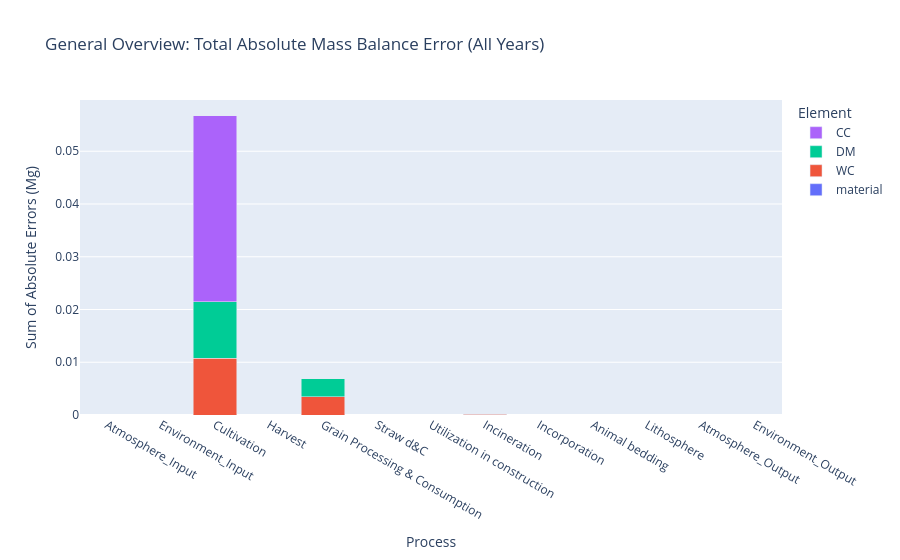

The notebook cell saved with this chart:
### Code cell
# Mass Balance Error Visualization
print("\n⚖️ Creating mass balance error plots...")
try:
    # Display the general overview plot
    print("\n--- General Overview: Total Absolute Errors ---")
    
    # --- DEBUG CELL ---
    print("\n" + "="*30)
    print("🔬 DEBUGGING FLOW F_00_02")
    print("="*30)
    try:
        debug_flow = mfa_system_with_results.FlowDict.get('F_00_02')
        if debug_flow:
            print("Elements:", mfa_system_with_results.Elements)
            print("Flow F_00_02 Values (first 5 years):")
            print(pd.DataFrame(debug_flow.Values[:5, :], columns=mfa_system_with_results.Elements).to_string())
        else:
            print("Flow F_00_02 not found in the system.")
    except Exception as e:
        print(f"Error during debug: {e}")
    print("="*30)
    # --- END DEBUG CELL ---
    
    plotting.plot_total_mass_balance_error(mfa_system_with_results)
    
    # Display the time-specific interactive plot
    print("\n--- Time-Specific View: Interactive Error Check ---")
    plotting.plot_optimized_mass_balance_error(mfa_system_with_results)
    
    print("✅ Mass balance error plots created")
except Exception as e:
    print(f"⚠️ Could not create mass balance error plots: {e}")

### Figure 1 — Plotly figure (JSON) as saved in the notebook; plotly's stock layout.template omitted (floating-point values rounded to 4 significant figures)
{"data": [{"name": "material", "type": "bar", "x": ["Atmosphere_Input", "Environment_Input", "Cultivation", "Harvest", "Grain Processing & Consumption", "Straw d&C", "Utilization in construction", "Incineration", "Incorporation", "Animal bedding", "Lithosphere", "Atmosphere_Output", "Environment_Output"], "y": [0, 0, 0, 0, 5.821e-10, 3.492e-10, 0, 1.275e-11, 0, 0, 0, 0, 0]}, {"name": "WC", "type": "bar", "x": ["Atmosphere_Input", "Environment_Input", "Cultivation", "Harvest", "Grain Processing & Consumption", "Straw d&C", "Utilization in construction", "Incineration", "Incorporation", "Animal bedding", "Lithosphere", "Atmosphere_Output", "Environment_Output"], "y": [0, 0, 0.01074, 8.731e-11, 0.00343, 1.237e-10, 0, 0.0001106, 0, 0, 0, 0, 0]}, {"name": "DM", "type": "bar", "x": ["Atmosphere_Input", "Environment_Input", "Cultivation", "Harvest", "Grain Processing & Consumption", "Straw d&C", "Utilization in construction", "Incineration", "Incorporation", "Animal bedding", "Lithosphere", "Atmosphere_Output", "Environment_Output"], "y": [0, 0, 0.01074, 3.492e-10, 0.00343, 3.492e-10, 0, 0.0001106, 0, 0, 0, 0, 0]}, {"name": "CC", "type": "bar", "x": ["Atmosphere_Input", "Environment_Input", "Cultivation", "Harvest", "Grain Processing & Consumption", "Straw d&C", "Utilization in construction", "Incineration", "Incorporation", "Animal bedding", "Lithosphere", "Atmosphere_Output", "Environment_Output"], "y": [0, 0, 0.03525, 1.746e-10, 0, 2.91e-10, 0, 2.274e-12, 0, 0, 0, 0, 0]}], "layout": {"barmode": "stack", "legend": {"title": {"text": "Element"}}, "title": {"text": "General Overview: Total Absolute Mass Balance Error (All Years)"}, "xaxis": {"title": {"text": "Process"}}, "yaxis": {"title": {"text": "Sum of Absolute Errors (Mg)"}}}}
